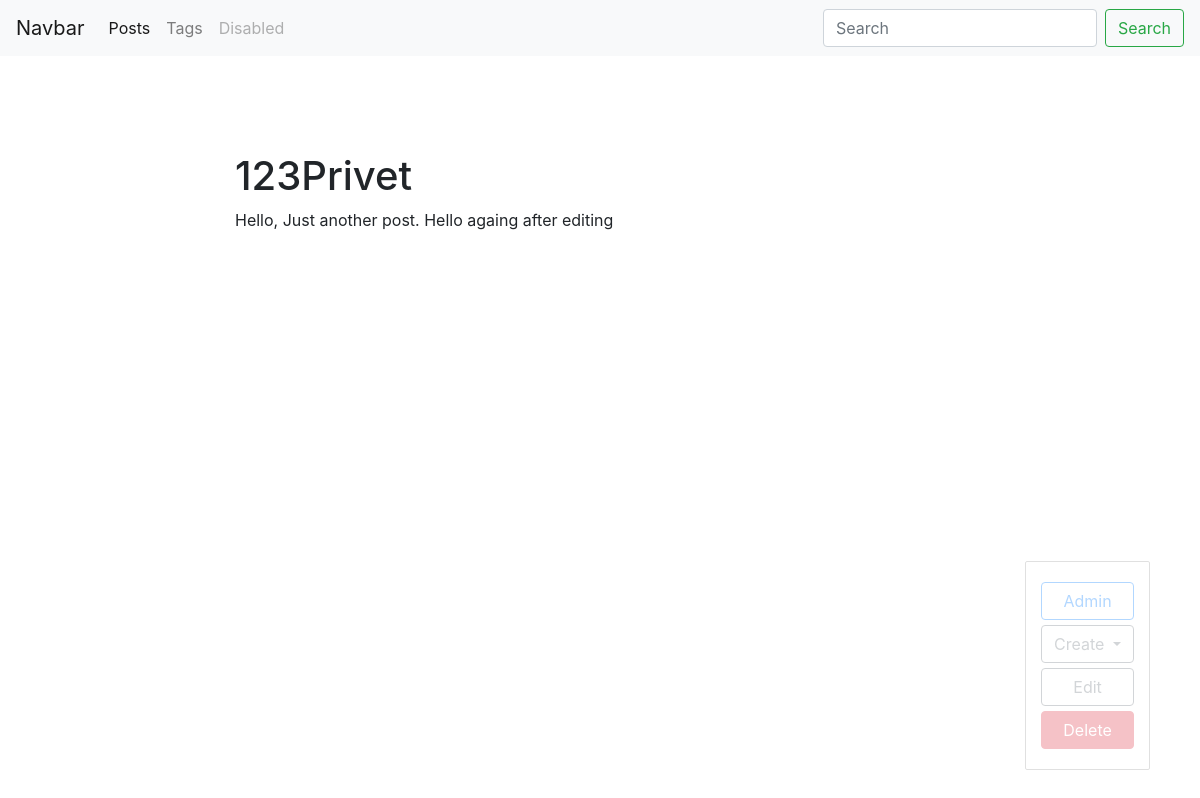
The app's page /blog/post/privet-1543344163123333333/ with its own data.
### blog/models.py (models this page shows, shortened)
class Post(models.Model):
    title = models.CharField(max_length=150, db_index=True)
    slug = models.SlugField(max_length=150, blank=True, unique=True)
    body = models.TextField(blank=True, db_index=True)
    date_pub = models.DateTimeField(auto_now_add=True)
    tags = models.ManyToManyField("Tag", blank=True, related_name="posts")
    def get_update_url(self):
        return reverse('post_update_url', kwargs={'slug': self.slug})
    def get_delete_url(self):
        return reverse('post_delete_url', kwargs={'slug': self.slug})

### blog/views.py (the view)
# urls.py: path('post/<str:slug>/', PostDetail.as_view(), name='post_detail_url'),
class PostDetail(ObjectDetailMixin, View):
    model = Post
    template = 'blog/post_detail.html'

### blog/utils.py (called while the page is built)
    def get(self, request, slug):
        obj = get_object_or_404(self.model, slug__iexact=slug)
        return render(request, self.template,
                        context={self.model.__name__.lower(): obj,
                                'admin_object': obj,
                                'detail': True})

### blog/templates/blog/post_detail.html (shortened to what this page needs)
{% extends 'blog/base_blog.html' %}
{% block content %}
    <h1 class="mt-5">
        {{ post.title }}
    </h1>
    <p>
        {{ post.body }}
    </p>
{% endblock %}

### records on screen
Post: title "123Privet", body "Hello, Just another post. Hello againg after editing"
